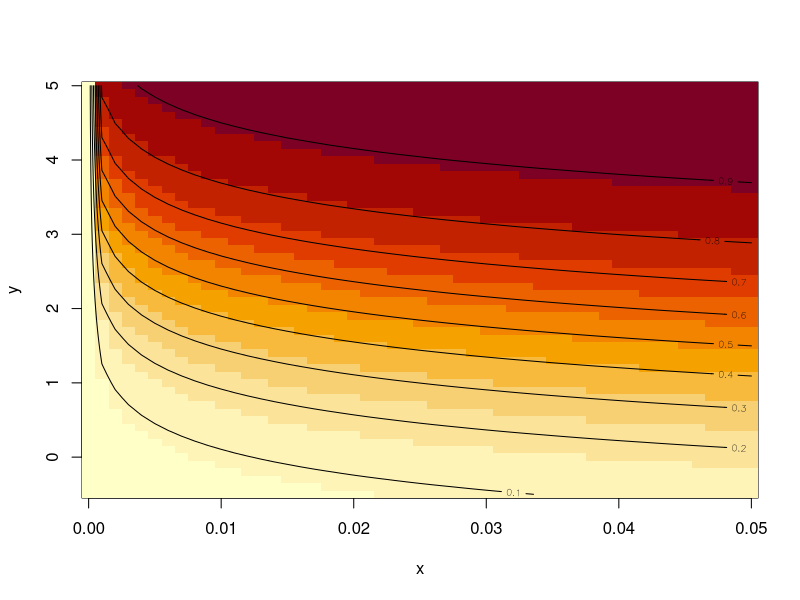
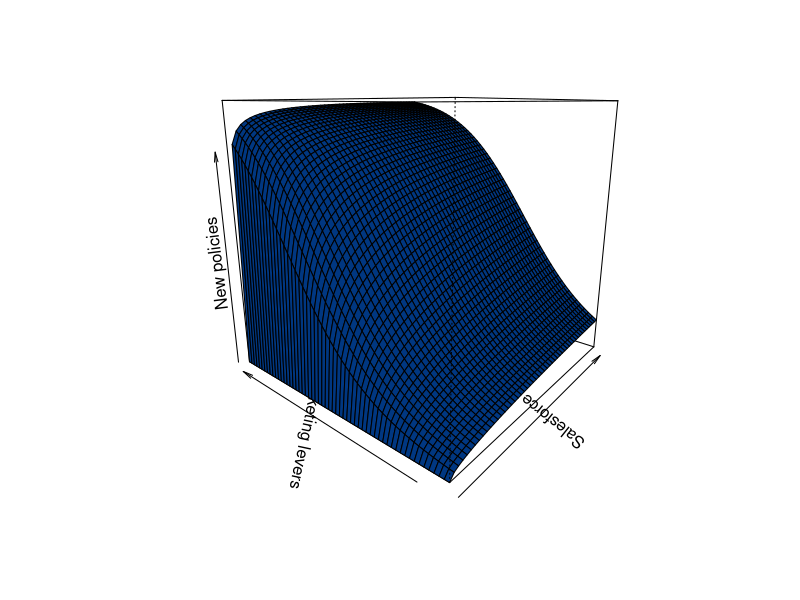

These charts were generated, in order, by the following R code:
# X is Distribution in number of Sales people
# Y is all other factors than can result in numbers from -inf to +inf  it can be Marketing plus Price plus whatever
# The plot shows the effect from 0 to 1 where Red is 1 and white is 0
x <- seq(0, 0.05, 0.001)
y <- seq(-0.5, 5, 0.1)
z <- outer(x, y, function(xx, yy) 1 / (1 + exp(-yy) / (xx**0.5)))
image(x, y, z)
contour(x, y, z, add = T)

persp(x, y, z, phi = 15, lphi = -30, theta = -50, ltheta = 50, col =  "#003781", ylab="Marketing levers", xlab = "Salesforce", zlab = "New policies")
